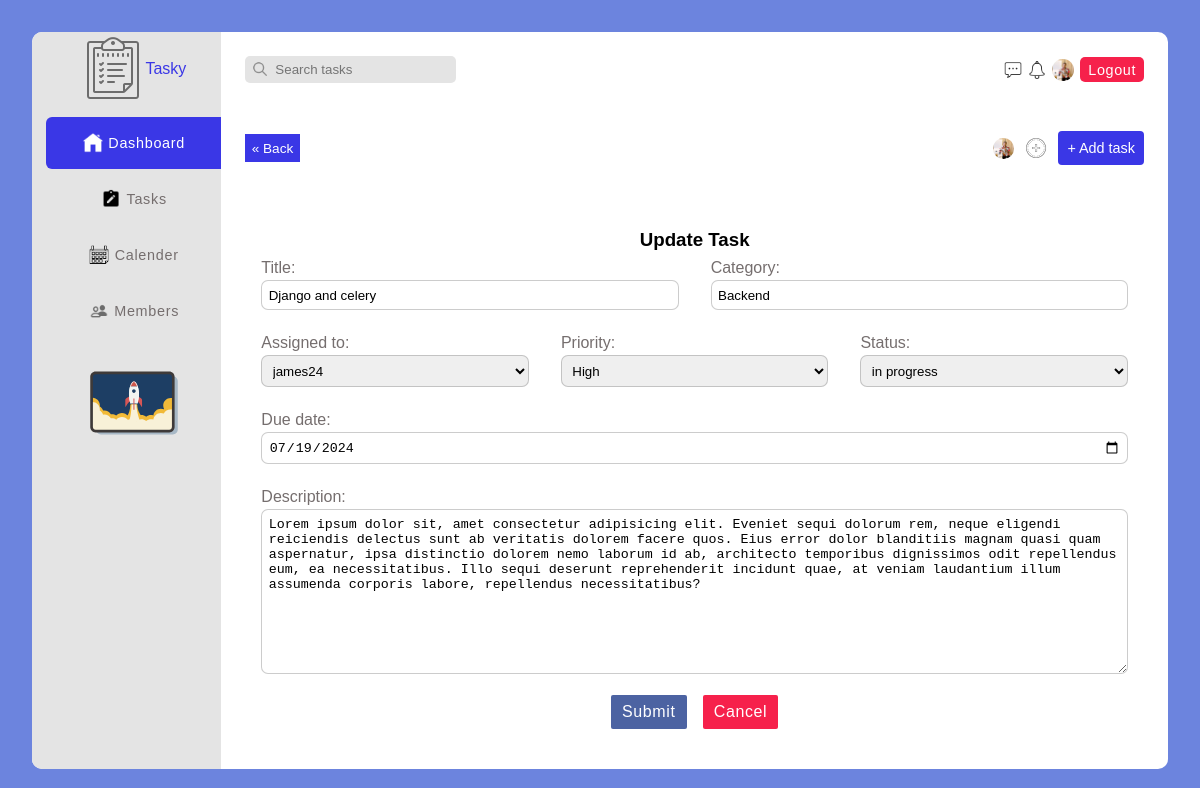
The app's page /task-update/6/ (signed in) with its own data.
### task/models.py (models this page shows, shortened)
class Task(models.Model):
    STATUS_CHOICES = (
        ('in progress', 'in progress'),
        ('completed', 'Completed'),
        ('overdue', 'Overdue')
    )
    PRIORITY_CHOICES = (
        ('low', 'Low'),
        ('medium', 'Medium'),
        ('high', 'High')
    )
    task_creator = models.ForeignKey(
        User, on_delete=models.CASCADE, related_name="Task_Manager")
    assigned_to = models.ForeignKey(User, on_delete=models.DO_NOTHING)
    title = models.CharField(max_length=100)
    priority = models.CharField(
        max_length=15, choices=PRIORITY_CHOICES)
    status = models.CharField(
        max_length=15, choices=STATUS_CHOICES)
    category = models.CharField(max_length=100)
    description = models.TextField()
    timestamp = models.DateTimeField(default=timezone.now, editable=True)
    due_date = models.DateTimeField()
    class Meta:
        ordering = ['-timestamp']

### task/views.py (the view)
# urls.py: path('task-update/<int:pk>/', UpdateTask.as_view(), name='task-update'),
class UpdateTask(LoginRequiredMixin, SuccessMessageMixin, UpdateView):
    model = Task
    form_class = AddTaskForm
    template_name = 'task/update-task.html'
    success_message = 'Task Updated'
    def get_context_data(self, **kwargs):
        context = super().get_context_data(**kwargs)
        context["task_active"] = True
        context['title'] = 'Update Task'
        context['submit_btn'] = 'Update'
        return context

### task/forms.py
class AddTaskForm(forms.ModelForm):
    due_date = forms.DateField(
        widget=forms.DateInput(attrs={'type': 'date'}))
    class Meta:
        model = Task
        fields = "__all__"
        exclude = ('task_creator', 'timestamp')
        widgets = {
            'description': forms.Textarea(attrs={
                'placeholder': "A short description of the project"
            })
        }

### account/models.py (called while the page is built)
    def __str__(self):
        return self.username

### task/templates/task/update-task.html (shortened to what this page needs)
{% extends 'base.html' %}
{% load static %}
{% block content %}
<div class="pry-container">
    {% include 'sidebar.html' %}
    <section class="main-container task-details-container">
        {% include 'top-nav.html' %}
<div class="flex flex-btw bottom-nav">
    <div class="flex prev-filter-sort detail-bottom-nav">
      <a href="{{request.META.HTTP_REFERER}}"class="back-btn"
        >&laquo; Back</a
      >
    </div>
    <div class="flex add-profile">
      <div class="relative flex profiles">
        <img
          src="{% static 'img/profile-pic.jpg' %}"
          alt=""
          srcset=""
          class="cover"
        />
      </div>
      <img
        src="{% static 'img/icons/icons8-add-80.png' %}"
        alt=""
        srcset=""
        class="add-icon"
      />
      <div class="pointer add-task" id="add-task-btn">
        <p>+ Add task</p>
      </div>
    </div>
  </div>
    <section class="add-task-container" id="add-task-container">
        <h3 class="txt-ctr">Update Task</h3>
        <form action="." method="post" enctype="multipart/form-data" class="add-task-form">
            <div class="form-grid-2">
                <div class="input-container">
                    {{form.title.label_tag}}
                    {{form.title}}
                </div>
                <div class="input-container">
                    {{form.category.label_tag}}
                    {{form.category}}
                </div>
            </div>
            <div class="form-grid-3">
                <div class="input-container">
                    {{form.assigned_to.label_tag}}
                    {{form.assigned_to}}
                </div>
                <div class="input-container">
                    {{form.priority.label_tag}}
                    {{form.priority}}
                </div>
                <div class="input-container">
                    {{form.status.label_tag}}
                    {{form.status}}
                </div>
            </div>
            <div class="input-container">
                {{form.due_date.label_tag}}
                {{form.due_date}}
            </div>
            <div class="input-container">
                {{form.description.label_tag}}
                {{form.description}}
            </div>
            <div class="flex-ctr-ctr input-container btn-container">
                <button type="submit" class="submit-btn" id="submit-task">Submit</button>
                <button type="button" class="cancel-btn" id="cancel-task">Cancel</button>
            </div>
        </form>
    </section>
    </section>
</div>
{% endblock content %}

### static/css/styles.css (style rules this page uses)
.pry-container { display: grid; grid-template-columns: 1fr 5fr; }
.main-container { padding: 1.5rem; padding-bottom: 0.5rem; border-top-right-radius: 10px; border-bottom-right-radius: 10px; }
.bottom-nav { margin: 3rem 0; align-items: center; }
.bottom-nav .prev-filter-sort { gap: 6px; }
.bottom-nav .detail-bottom-nav .del-btn, .bottom-nav .detail-bottom-nav a { padding: 0.4rem; color: white; font-size: 0.85rem; transition: ease-out 0.2s; }
.bottom-nav .add-profile { gap: 10px; align-items: center; }
.bottom-nav .add-profile .profiles { align-items: center; }
.bottom-nav .add-profile .profiles img { width: 21px; height: 21px; border-radius: 50px; }
.bottom-nav .add-profile .add-icon { width: 24px; height: 24px; }
.bottom-nav .add-task { background-color: #3a37e6; color: white; font-size: 0.9rem; border-radius: 4px; padding: 9px 9px; }
.prev-filter-sort { gap: 0.5rem; }
.add-task-container { background-color: white; width: 100%; max-width: 1000px; z-index: 90; padding: 1rem; border-radius: 10px; }
.add-task-container .btn-container { gap: 1rem; }
.add-task-container .btn-container button { padding: 0.5rem 0.7rem; border-radius: 2px; border: none; letter-spacing: 0.6; color: white; font-size: 1rem; cursor: pointer; transition: 0.3s ease-out; }
.add-task-container .btn-container .submit-btn { background-color: #4c63a2; }
.add-task-container .btn-container .cancel-btn { background-color: #f6214b; }
.add-task-container select { cursor: pointer; }
.add-task-container input, .add-task-container select, .add-task-container textarea { display: block; width: 100%; padding: 0.4rem 0.4rem; outline: none; border: 1px solid rgba(128, 128, 128, 0.4); border-radius: 7px; }
.add-task-container label { cursor: pointer; display: inline-block; padding: 0.2rem 0; border: none; color: #756e6e; }
.add-task-container .form-grid-2 { display: grid; grid-template-columns: 1fr 1fr; }
.add-task-container .form-grid-3 { display: grid; grid-template-columns: 1fr 1fr 1fr; }
.add-task-container .form-grid-2, .add-task-container .form-grid-3 { gap: 2rem; }
.add-task-container .input-container { padding: 0.3rem 0; margin-bottom: 0.7rem; }

### records on screen
Task: title "Django and celery", category "Backend", assigned_to "james24", priority "High", status "in progress", due_date "07/19/2024", description "Lorem ipsum dolor sit, amet consectetur adipisicing elit. Eveniet sequi dolorum rem, neque eligendi reiciendis delectus sunt ab veritatis dolorem facere quos. Eius error dolor blanditiis magnam quasi quam aspernatur, ipsa distinctio dolorem nemo laborum id ab, architecto temporibus dignissimos odit repellendus eum, ea necessitatibus. Illo sequi deserunt reprehenderit incidunt quae, at veniam laudantium illum assumenda corporis labore, repellendus necessitatibus?"
